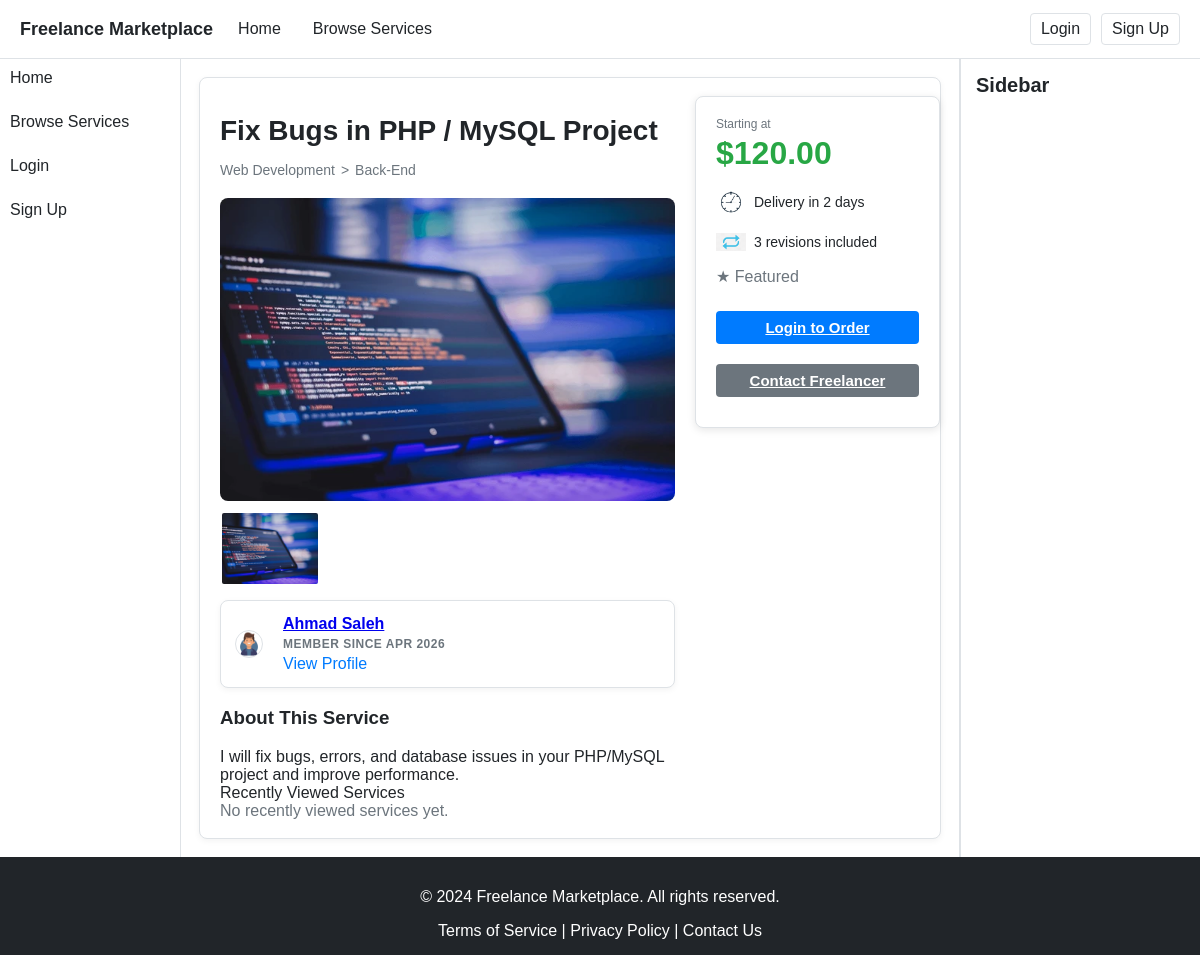
Screenshot of /service-detail.php?id=9000000012 with the database file from the repository.
### tables this page shows
CREATE TABLE services (
    service_id VARCHAR(10) PRIMARY KEY,
    freelancer_id VARCHAR(10) NOT NULL,
    title VARCHAR(200) NOT NULL,
    category VARCHAR(100) NOT NULL,
    subcategory VARCHAR(100) NOT NULL,
    description TEXT NOT NULL,
    price DECIMAL(10,2) NOT NULL,
    delivery_time INT NOT NULL,
    revisions_included INT NOT NULL,
    image_1 VARCHAR(255) NOT NULL,
    image_2 VARCHAR(255),
    image_3 VARCHAR(255),
    status ENUM('Active', 'Inactive') NOT NULL DEFAULT 'Active',
    featured_status ENUM('Yes', 'No') NOT NULL DEFAULT 'No',
    created_date TIMESTAMP DEFAULT CURRENT_TIMESTAMP,
    FOREIGN KEY (freelancer_id) REFERENCES users(user_id) ON DELETE CASCADE
);

CREATE TABLE users (
    user_id VARCHAR(10) PRIMARY KEY,
    first_name VARCHAR(50) NOT NULL,
    last_name VARCHAR(50) NOT NULL,
    email VARCHAR(100) NOT NULL UNIQUE,
    password VARCHAR(255) NOT NULL,
    phone VARCHAR(10) NOT NULL,
    country VARCHAR(50) NOT NULL,
    city VARCHAR(50) NOT NULL,
    role ENUM('Client', 'Freelancer') NOT NULL,
    status ENUM('Active', 'Inactive') NOT NULL DEFAULT 'Active',
    profile_photo VARCHAR(255),
    registration_date TIMESTAMP DEFAULT CURRENT_TIMESTAMP
);

### service-detail.php (the view, shortened to what this page needs)
<?php
require_once __DIR__ . "/includes/init.php";
$pdo->setAttribute(PDO::ATTR_ERRMODE, PDO::ERRMODE_EXCEPTION);
if (!isset($baseUrl) || (string)$baseUrl === "") {
  $baseUrl = rtrim(str_replace("\\", "/", dirname($_SERVER["SCRIPT_NAME"])), "/");
  $baseUrl = ($baseUrl === "" ? "/" : $baseUrl . "/");
}
$serviceId = trim((string)($_GET["id"] ?? ""));
function isExternalOrData($p): bool {
  $p = (string)$p;
  return (preg_match('#^https?://#i', $p) || strpos($p, "data:") === 0);
}
function mediaRel($path, string $filenameDir = ""): string {
  $p = trim((string)$path);
  $p = str_replace("\\", "/", $p);
  if (($pos = stripos($p, "uploads/")) !== false) return ltrim(substr($p, $pos), "/");
  return ltrim($p, "/");
}
function pickExistingRel(array $rels): string {
  foreach ($rels as $r) {
    $r = ltrim((string)$r, "/");
    if ($r !== "" && is_file(__DIR__ . "/" . $r)) return $r;
  }
  return "";
}
function img(string $baseUrl, $dbPath, $fallbackRel, string $filenameDir = "", bool $swapProfileDirs = false): string {
  $rel = mediaRel($dbPath, $filenameDir);
  $rel = ltrim($rel, "/");
  $baseUrl = trim((string)$baseUrl);
  return rtrim($baseUrl, "/") . "/" . ltrim($rel, "/");
}
$servicePlaceholderRel = pickExistingRel([
  "uploads/services/placeholder-service.png"
]);
$userPlaceholderRel = pickExistingRel([
  "uploads/profile-photo/user-default.jpg",
  "uploads/profiles/user-default.jpg",
]);
$stmt = $pdo->prepare("
  SELECT
    s.*,
    CONCAT(u.first_name,' ',u.last_name) AS freelancer_name,
    u.profile_photo AS freelancer_photo,
    u.registration_date AS freelancer_since
  FROM services s
  LEFT JOIN users u ON u.user_id = s.freelancer_id
  WHERE s.service_id = :id
");
$stmt->execute([":id" => $serviceId]);
$service = $stmt->fetch(PDO::FETCH_ASSOC);
$status = strtolower((string)$service["status"]);
$isFeatured = ($status === "active" && strtolower((string)$service["featured_status"]) === "yes");
$desc = (string) ($service["description"] ?? "");
$imgs = [];
if (!empty($service["image_1"])) $imgs[] = $service["image_1"];
$recentServices = [];
include __DIR__ . "/includes/header.php";
?>
<div class="wrapper">
  <div class="container">
    <?php include __DIR__ . "/includes/nav.php"; ?>
    <main class="main-content">
      <div class="create-service-card">
        <div class="service-detail-layout">
          <div class="service-detail-left">
            <h1 class="service-detail-title"><?= htmlspecialchars($service["title"]) ?></h1>
            <div class="service-detail-breadcrumb">
              <?= htmlspecialchars($service["category"]) ?><span class="sep">&gt;</span><?= htmlspecialchars($service["subcategory"]) ?>
            </div>
            <div class="gallery-wrap">
              <?php if (empty($imgs)): ?>
                <div class="gallery-panel" id="img1">
                  <img class="gallery-main-img"
                       src="<?= htmlspecialchars(img($baseUrl, "", $servicePlaceholderRel)) ?>"
                       alt="Service image">
                </div>
              <?php else: ?>
                <?php foreach ($imgs as $i => $rel): ?>
                  <?php $panelId = "img" . ($i + 1); ?>
                  <div class="gallery-panel" id="<?= htmlspecialchars($panelId) ?>">
                    <img class="gallery-main-img"
                         src="<?= htmlspecialchars(img($baseUrl, $rel, $servicePlaceholderRel)) ?>"
                         alt="Service image">
                  </div>
                <?php endforeach; ?>
                <div class="gallery-thumbs">
                  <?php foreach ($imgs as $i => $rel): ?>
                    <?php $panelId = "img" . ($i + 1); ?>
                    <a class="gallery-thumb-link" href="#<?= htmlspecialchars($panelId) ?>" title="View image <?= ($i + 1) ?>">
                      <img class="gallery-thumb-img"
                           src="<?= htmlspecialchars(img($baseUrl, $rel, $servicePlaceholderRel)) ?>"
                           alt="Thumbnail">
                    </a>
                  <?php endforeach; ?>
                </div>
              <?php endif; ?>
            </div>
            <?php
              $photoSrc = img(
                $baseUrl,
                $service["freelancer_photo"] ?? "",
                $userPlaceholderRel,
                "uploads/profile-photo",
                true
              );
              $since = !empty($service["freelancer_since"]) ? date("M Y", strtotime((string)$service["freelancer_since"])) : "";
            ?>
            <div class="user-card user-card-service">
              <img class="user-photo" src="<?= htmlspecialchars($photoSrc) ?>" alt="Freelancer photo">
              <div class="user-card-info">
                <a class="user-name" href="profile.php?id=<?= urlencode((string)$service["freelancer_id"]) ?>">
                  <?= htmlspecialchars((string)$service["freelancer_name"] ?: ("User #" . $service["freelancer_id"])) ?>
                </a>
                <?php if ($since !== ""): ?>
                  <div class="user-meta">Member since <?= htmlspecialchars($since) ?></div>
                <?php endif; ?>
                <a class="action-link" href="profile.php?id=<?= urlencode((string)$service["freelancer_id"]) ?>">View Profile</a>
              </div>
            </div>
            <h3 class="about-service-title">About This Service</h3>
            <div class="about-service-text"><?= nl2br(htmlspecialchars($desc)) ?></div>
          </div>
          <div class="service-detail-right">
            <div class="booking-card">
              <div class="booking-starting">Starting at</div>
              <div class="booking-price">$<?= htmlspecialchars(number_format((float)$service["price"], 2)) ?></div>
              <?php
                $deliveryDays = (int)($service["delivery_time"] ?? 0);
                $deliveryText = ($deliveryDays === 1) ? "Delivery in 1 day" : "Delivery in {$deliveryDays} days";
                $revNum = (int)($service["revisions_included"] ?? 0);
                if ($revNum === 999) $revText2 = "Unlimited revisions included";
                elseif ($revNum === 1) $revText2 = "1 revision included";
                else $revText2 = $revNum . " revisions included";
                $iconTime = rtrim($baseUrl, "/") . "/uploads/icons/time.png";
                $iconRev  = rtrim($baseUrl, "/") . "/uploads/icons/Revisions.png";
              ?>
              <div class="booking-item">
                <img class="booking-icon" src="<?= htmlspecialchars($iconTime) ?>" alt="Delivery">
                <?= htmlspecialchars($deliveryText) ?>
              </div>
              <div class="booking-item">
                <img class="booking-icon" src="<?= htmlspecialchars($iconRev) ?>" alt="Revisions">
                <?= htmlspecialchars($revText2) ?>
              </div>
              <?php if ($isFeatured): ?>
                <div class="text-muted">★ Featured</div>
              <?php endif; ?>
              <div class="booking-actions">
                <?php if (!$isLoggedIn): ?>
                  <a class="btn btn-primary" href="login.php">Login to Order</a>
                <?php endif; ?>
                <a class="btn btn-secondary" href="profile.php?id=<?= urlencode((string)$service["freelancer_id"]) ?>">
                  Contact Freelancer
                </a>
              </div>
            </div>
          </div>
        </div>
        <div class="recently-viewed-section">
          <div class="recently-viewed-title">Recently Viewed Services</div>
          <?php if (empty($recentServices)): ?>
            <p class="text-muted">No recently viewed services yet.</p>
          <?php endif; ?>
        </div>
      </div>
    </main>
    <aside class="sidebar">
      <h3 class="heading-secondary">Sidebar</h3>
    </aside>
  </div>
  <?php include __DIR__ . "/includes/footer.php"; ?>

### css/styles.css (style rules this page uses)
*, *::before, *::after { box-sizing: border-box; }
html, body { overflow-x: hidden; }
body { margin: 0; font-family: Arial, Helvetica, sans-serif; background-color: #F8F9FA; color: #212529; }
.wrapper { min-height: 100vh; display: flex; flex-direction: column; }
.container { flex: 1; display: flex; align-items: stretch; }
.container > * { min-width: 0; }
.btn { display: inline-block; border: none; border-radius: 4px; padding: 8px 16px; cursor: pointer; font-size: 15px; font-weight: 600; text-align: center; transition: background-color 0.2s ease; }
.btn-primary { background-color: #007BFF; color: #FFFFFF; }
.btn-secondary { background-color: #6C757D; color: #FFFFFF; }
.main-content { flex: 0 0 65%; max-width: 65%; padding: 18px; background-color: #FFFFFF; border-left: 1px solid #DEE2E6; border-right: 1px solid #DEE2E6; min-width: 0; }
.sidebar { flex: 0 0 20%; max-width: 20%; min-width: 200px; background-color: #FFFFFF; border-left: 1px solid #DEE2E6; padding: 15px; min-width: 0; overflow: hidden; }
.heading-secondary { font-size: 20px; font-weight: 700; margin: 0 0 10px; }
.text-muted { color: #6C757D; margin: 0; }
.action-link { color: #007BFF; text-decoration: none; font-weight: 500; }
::placeholder { color: #ADB5BD; }
.create-service-card { background-color: #FFFFFF; border: 1px solid #DEE2E6; border-radius: 8px; padding: 18px 20px; box-shadow: 0 2px 6px rgba(0, 0, 0, 0.05); }
.user-photo { width: 28px; height: 28px; border-radius: 50%; object-fit: cover; border: 1px solid #DEE2E6; display: block; margin-right: 8px; }
.user-name { font-size: 14px; font-weight: 600; }
.service-detail-layout { display: flex; gap: 20px; }
.service-detail-left { flex: 0 0 65%; max-width: 65%; }
.service-detail-right { flex: 0 0 35%; max-width: 35%; }
.service-detail-title { font-size: 28px; margin-bottom: 15px; }
.service-detail-breadcrumb { font-size: 14px; color: #6C757D; margin-bottom: 20px; }
.service-detail-breadcrumb .sep { margin: 0 6px; }
.gallery-main-img { width: 100%; max-height: 500px; object-fit: cover; border-radius: 8px; display: block; }
.gallery-panel { display: none; }
.gallery-panel:first-child { display: block; }
.gallery-thumbs { display: flex; gap: 10px; margin-top: 10px; }
.gallery-thumb-link { width: 100px; height: 75px; border: 2px solid transparent; border-radius: 4px; overflow: hidden; display: inline-block; }
.gallery-thumb-img { width: 100%; height: 100%; object-fit: cover; display: block; }
.booking-card { position: sticky; top: 20px; background: #FFFFFF; border: 1px solid #DEE2E6; box-shadow: 0 2px 8px rgba(0,0,0,0.1); border-radius: 8px; padding: 20px; }
.booking-actions { margin-top: 15px; }
.booking-actions .btn { margin-top: 10px; }
.booking-starting { font-size: 12px; color: #6C757D; margin-bottom: 4px; }
.booking-price { font-size: 32px; font-weight: 700; color: #28A745; margin-bottom: 15px; }
.booking-item { font-size: 14px; margin: 10px 0; display: flex; align-items: center; gap: 8px; }
.booking-icon { width: 30px; height: 30px; object-fit: contain; display: inline-block; }
.booking-card .btn { width: 100%; margin: 10px 0; }
.user-card { display: flex; align-items: center; gap: 12px; background: #FFFFFF; border: 1px solid #DEE2E6; border-radius: 8px; padding: 14px; box-shadow: 0 2px 6px rgba(0,0,0,0.05); margin-top: 14px; }
.user-card-service { margin-top: 14px; }
.user-card-info { min-width: 0; display: flex; flex-direction: column; gap: 4px; }
.user-meta { font-size: 12px; font-weight: 800; color: #6C757D; text-transform: uppercase; letter-spacing: 0.5px; }
.user-card .user-name { font-size: 16px; font-weight: 800; margin: 0; }

### rows the page displays
services: title "Fix Bugs in PHP / MySQL Project", category "Web Development", subcategory "Back-End", freelancer.profile_photo (picture), freelancer.registration_date "APR 2026", description "I will fix bugs, errors, and database issues in your PHP/MySQL project and improve performance.", price "120.00", delivery_time "Delivery in 2 days", revisions_included "3 revisions included"
